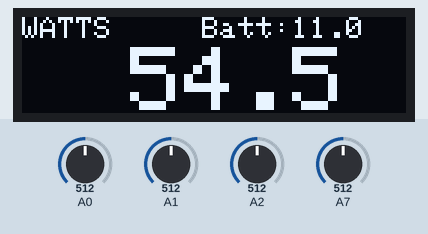
A sketch run on a simulated Arduino Nano, built with avr-gcc and run on an emulated ATmega328P. On the bench: 128×32 one-colour display. The test bench sets the inputs (shaded band); at power-on: A0 = 512, A1 = 512, A2 = 512, A7 = 512. What the sketch prints to the serial monitor is not drawn.

Above: at 5.2 s.
5.3 s: A0 set to 500
At 6.0 s:
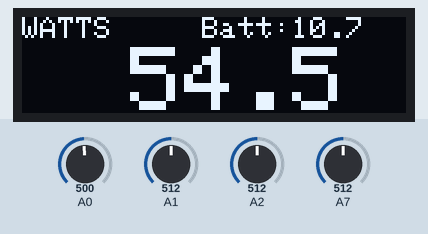
6.9 s: A1 set to 390
At 7.9 s:
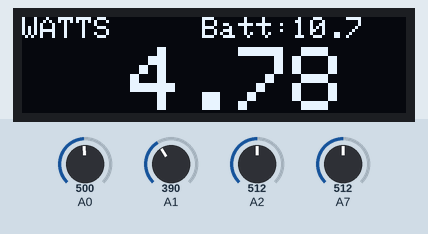
8.4 s: A2 set to 966
11.4 s: A2 set to 992
14.4 s: A1 set to 417
At 15.7 s:
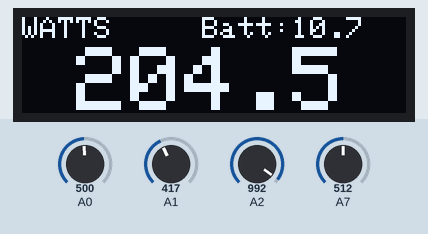
16.0 s: A0 set to 390
At 17.5 s:
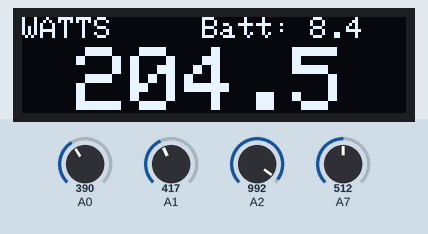
Timing chart, 0 to 18.6 s (numbered marks = the images above; inputs shaded):
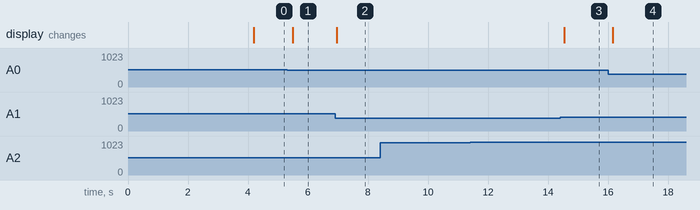

The sketch:

SOBARSDLProjectCode.ino
```cpp
/*
  Based on November 2017 QST article
  Dummy load Watt meter By Jack Purdum, W8TEE, Al Peter, AC8GY.

  Hardware Redesign to use Full ADC range add High and Low range Watt Measurements
  With auto ranging
  Low 0-20 watts
  High 20 to 150
  add Battery / Power supply Monitor
  a Mode switch has been added for future use ( Display Mode what ever TBD )
  and added ADC Protection in circuit Redesign

  This is a full rewrite of the original code there will be similarities in H/W and Library’s
*/

// Library Includes
#include <Wire.h>             // Standard IDE library file for I2C and SPI
#include <Adafruit_GFX.h>     // https://github.com/adafruit/Adafruit-GFX-Library
#include <Adafruit_SSD1306.h> // https://github.com/adafruit/Adafruit_SSD1306

// Defines
#define DEBUG                       // Uncomment to calibrate and debug enaples serial output USB Port

// Your Modifications Here
// Constants used in caculations Modify to meet your hardware requirements
#define LOADOHMS 50.1         // your 50 ohm loads actual resistance for caculations
#define NOMBATTERYVOLTAGE 9.0 // Typical Battery Voltage 3.0, 4.2, 9.0 etc
#define BATTERYLOW 7.5        // Typical Battery Low Voltage for aleart

// Correction Factors for Voltage Divider,  Modify to meet your hardware requirements
//Starting point ( adc hi / steps ) * ( volt div hi / adc hi)
// Example ( 5/1024)*(36/5)= 0.035190616  Starting point adjust using real values VIA DENUG Serial Port
//
#define CALIBRATIONHIGH 0.102040816 // High Range Volts per ADC step
#define CALIBRATIONLOW  0.039682539  // Low Range Volts per ADC step
#define CALIBRATIONBATT 0.021418439 // Battery reading Volts per ADC step

// Splash Screen Strings
#define LINE1 "       SOBARS " // 16 Char 4 Lines
#define LINE2 "     Dummy load"
#define LINE3 "    Spring Build"
#define LINE4 "        2019"

// END Your Modifications Mods Below this point require a good understanding of HW and SW

// Other Constants

#define DIODEVOLTAGEDROP 0.7 // Voltage drop for diode  typ 0.5 or 0.7 not likly to use
#define ADCLOOPCNT 8         // Number of readings per sample must be less than 64

// Hardware Defines:

#define OLED_RESET 4

// ADC channels
#define BATTERYVOLT A0
#define LOADLOW A1
#define LOADHI A2
#define ITERATIONS 8 // old
//#define SENSORPIN A1 // old

// MODE Button
#define MODESW A7 // A7  or  22  it is ANALOG ONLY
//#define MODESW        D13

// Global Variables
int BatteryADC = 0;    // Raw ADC value 0-1023
int LowRangeADC = 0;   // Raw ADC value 0-1023
int HighRangeADC = 0;  // Raw ADC value 0-1023
int ModeButtonADC = 0; // Raw ADC value 0-1023  digital
int RangeHI = 0;       // For Auto Range if 0 Low 0-25 if 1 0-150 range

float DisplayWatts = 0.0; // value to pass to the Display

////////////////////////////////////////////////////////////////////////////////


Adafruit_SSD1306 display(OLED_RESET);

int sensorValue = 0;  // the sensor value
int sensorMin = 1023; // minimum sensor value
int sensorMax = 0;    // maximum sensor value

//////////////////////////////////////////////////////////// snip examples /////////////////////
/*

void setup()
{
  // initialize the LED pin as an output:
  pinMode(ledPin, OUTPUT);
  // initialize the pushbutton pin as an input:
  pinMode(buttonPin, INPUT);
}
// read the state of the pushbutton value:
  buttonState = digitalRead(buttonPin);


Value = analogRead(PIN DEF); // Input analog pins

analogReference(INTERNAL);


*/

void setup()
{
#ifdef DEBUG
 Serial.begin(9600);
#endif

  // pinMode(MODESW, INPUT);  // its analog goof

  display.begin(SSD1306_SWITCHCAPVCC, 0x3C); // initialize with the I2C addr 0x3C (for the 128x32).
                                             // Your OLED might use a different frequency. Google
                                             // "Arduino I2C scanner" or look at:
                                             // http://playground.arduino.cc/Main/I2cScanner

  Splash();


  delay(4000);
  display.clearDisplay(); // Clear the graphics display buffer.
}

float ReadADC(int channel)
{
  long temp = 0;
  analogRead(channel);
  delay(10); // ADC Settling throw away first reading

  for (int i = ADCLOOPCNT; i; i--)
  {
    temp += analogRead(channel);
    //delay(5);
  }

  return (temp / ADCLOOPCNT);
}

// Read all channels and Update Global Variables
void UpdateAllADC()
{

  BatteryADC = ReadADC(BATTERYVOLT);

  LowRangeADC = ReadADC(LOADLOW);
  if (LowRangeADC > 400)
    RangeHI = 1;
  else
    RangeHI = 0;

  HighRangeADC = ReadADC(LOADHI);

 ModeButtonADC = ReadADC(MODESW);

//  if (ModeButtonADC < 100)
//    RangeHI = 1;
//  else
 //   RangeHI = 0;
}

// Displays Start up screen as defined above in definition section  (LINE 1-4)
void Splash()
{
  display.clearDisplay(); // Clear the graphics display buffer.
  display.setTextSize(1); //Set Small Font
  display.setTextColor(WHITE);
  display.setCursor(0, 0);
  display.println(LINE1);
  display.println(LINE2);
  display.println(LINE3);
  display.println(LINE4);
  display.display();
}

void TestXtalk()
{
  Serial.print("A0 A1 A2 A7:  Batt: ");
  Serial.print(analogRead(A0));
  Serial.print(",    Low: ");
  Serial.print(analogRead(A1));
  Serial.print(",    High: ");
  Serial.print(analogRead(A2));
  Serial.print(",    Mode: ");
  Serial.print(analogRead(A7));
  Serial.println("    EOL");
}

void TestCal()
{
  Serial.print("A0 A1 A2 A7: Batt: ");
  Serial.print(BatteryADC);
  Serial.print(" ");
  Serial.print((BatteryADC * CALIBRATIONBATT), 3);
  Serial.print(" VDC,   Low: ");
  Serial.print(LowRangeADC);
  Serial.print(" ");
  Serial.print((LowRangeADC * CALIBRATIONLOW ),3);
  Serial.print(" VDC,   High: ");
  Serial.print(HighRangeADC);
  Serial.print(" ");
  Serial.print((HighRangeADC * CALIBRATIONHIGH ),3);
  Serial.print(" VDC,   Mode: ");
  Serial.print(ModeButtonADC);
  Serial.println(" EOL");
  delay(50);
}

void loop()
{
  char buff[10];
  char buff2[10];
  char pad[] = "       "; // 7 spaces
  int where;
  // int i;
  float sum;
  float watts;

  sum = 0.0;


#ifdef DEBUG   // Only show if DEBUG mode set
  //TestXtalk(); // raw sensor
  TestCal();   // VDC with Cal Values
#endif
  //Watts = ReadWatts(); // Function  Reads the 2 ADC Channels sets Hi or Lo range and returns Caculated Watts


  UpdateAllADC();
  sum = BatteryADC * CALIBRATIONBATT;

  if(RangeHI)
  {
    watts = (((HighRangeADC * CALIBRATIONHIGH)*(HighRangeADC * CALIBRATIONHIGH)) / LOADOHMS);
    dtostrf((watts), 6, 1, buff); // Display XXX.X
  }
  else
  {
    watts = ((LowRangeADC * CALIBRATIONLOW)*(LowRangeADC * CALIBRATIONLOW) / LOADOHMS);
    dtostrf((watts), 6, 2, buff); // Display XX.XX
  }

  dtostrf(sum, 4, 1, buff2);

  where = strlen(buff);
  strcpy(&pad[6 - where], buff);
  display.clearDisplay();
  display.setTextSize(1);
  display.setTextColor(WHITE);
  display.setCursor(0, 0);
  display.print("WATTS     Batt:");
  display.println(buff2);

  display.setTextSize(3); //Large Font
  where = (6 - where) * 10;
  display.setCursor(where, 10);
  display.println(buff);

  //display.setTextSize(1);
  //display.setCursor(102, 24);
 // display.println(buff2);
 display.display();
  //delay(10);
}
```

Measured:
- after the input at 5.3 s, the display: changes after 0.19 s (image 1)
- after the input at 6.9 s, the display: changes after 0.05 s (image 2)
- after the input at 8.4 s, every drawn part: stays the same
- after the input at 11.4 s, every drawn part: stays the same
- after the input at 14.4 s, the display: changes after 0.14 s (image 3)
- after the input at 16.0 s, the display: changes after 0.16 s (image 4)
